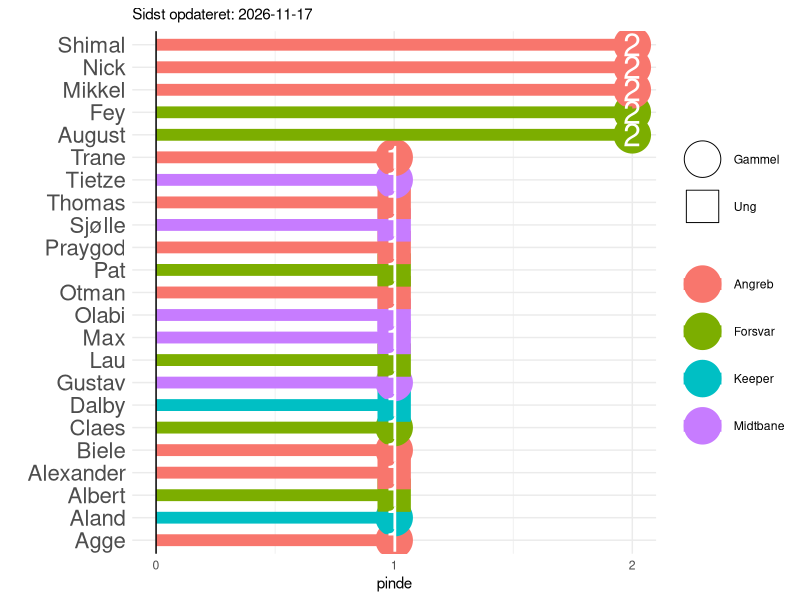

R code for this plot:
library(tidyr)
library(dplyr)
library(purrr)
library(ggplot2)
library(forcats)

sti_billeder <- "C:/Users/augus/Desktop/pindespil/Jelly/pindespil1908.github.io/assets/img/"

opdateret <- Sys.Date()

data <- tribble(
  ~spiller, ~alder, ~position, 
  
  "Dalby",      "Ung",         "Keeper",
  "Aland",      "Gammel",      "Keeper",
  "KC",         "Gammel",      "Keeper",
  "Konrad",     "Ung",         "Keeper",
  
  "Jogge",      "Gammel",      "Forsvar",
  "Kav",        "Gammel",      "Forsvar",
  "Claes",      "Gammel",      "Forsvar",
  "Lau",        "Ung",         "Forsvar",
  "Fey",        "Gammel",      "Forsvar",
  "August",     "Gammel",      "Forsvar",
  "Pat",        "Ung",         "Forsvar",
  "Albert",     "Ung",         "Forsvar",
  
  "Gustav",     "Gammel",      "Midtbane",
  "Max",        "Ung",         "Midtbane",
  "Tietze",     "Gammel",      "Midtbane",
  "Sjølle",     "Ung",         "Midtbane",
  "Olabi",      "Ung",         "Midtbane",
  
  "Praygod",    "Ung",         "Angreb",
  "Otman",      "Ung",         "Angreb",
  "Thomas",     "Ung",         "Angreb",
  "Alexander",  "Ung",         "Angreb",
  "Nick",       "Gammel",      "Angreb",
  "Haris",      "Ung",         "Angreb",
  "Agge",       "Gammel",      "Angreb",
  "Shimal",     "Gammel",      "Angreb",
  "Biele",      "Gammel",      "Angreb",
  "Mikkel",     "Gammel",      "Angreb",
  "Trane",      "Gammel",      "Angreb"
)

pinde <- tribble(
  ~id, ~dato, ~spiltype, ~trøjer, ~joker, 
  ~vindere, 
  ~tabere,
  
  1, "2025-01-21", "Interval", 1, 0, 
  c("August", "Pat", "Nick", "Mikkel", "Biele", "Max", "Aland", "Thomas", "Trane", "Albert", NA),
  c("Lau", "Fey", "Gustav", "Sjølle", "Alexander", "Agge", "Shimal", "Praygod", "Otman", "Olabi", "Dalby"),
  
  2, "2025-01-21", "Skud", 0, 0, 
  c("Lau", "Fey", "Gustav", "Sjølle", "Alexander", "Agge", "Shimal", "Praygod", "Otman", "Olabi", "Dalby"),
  c("August", "Pat", "Nick", "Mikkel", "Biele", "Max", "Aland", "Thomas", "Trane", "Albert", NA),
  
  3, "2025-01-23", "Interval", 0, 0, 
  c( "August", "Fey", "Shimal", "Nick", "Tietze", "Claes", "Mikkel", NA, NA),
  c("Lau", "Pat", "Albert", "Max", "Sjølle", "Olabi", "Praygod", "Otman", "Thomas")
)


funktion <- function(input) {
pinde <- pinde %>% 
  unnest(cols = c(vindere, tabere)) %>% 
  mutate(dato = as.Date(dato, tryFormats = c("%Y-%m-%d")))

forkert <- c(setdiff(pinde$tabere, data$spiller), setdiff(pinde$vindere, data$spiller)) %>% na.omit

if (length(forkert) > 0) {
  stop("idiot")
} else {
  message("godt")
}
pinde
}

pinde <- funktion(pinde)

png(filename = paste0(sti_billeder, "pinde_spiller.png"), width = 1000, height = 1200)
pinde %>% 
  filter(!is.na(vindere)) %>% 
  group_by(vindere) %>% 
  summarise(pinde = n()) %>% 
  left_join(data, by = c("vindere"="spiller")) %>% 
  arrange(desc(pinde)) %>% 
  ggplot(aes(fct_reorder(vindere, pinde), pinde))+ 
  geom_point(aes(shape = alder, fill = position, color=position), size =12)+
  geom_segment(aes(x = fct_reorder(vindere, pinde), xend = fct_reorder(vindere, pinde),
                   y = 0, yend = pinde, color = position),
               lwd = 4) +
  geom_text(aes(label = pinde), color = "white", size = 8) +
  scale_shape_manual(values = c(21, 22), name = " ") +
  geom_hline(yintercept = 0) +
  coord_flip() +  
  theme_minimal() + 
  scale_x_discrete(name = "")+
  scale_y_continuous(breaks = seq(0,2))+
  theme(legend.title = element_blank(),
        axis.text.y = element_text(size = 16)) +
  labs(subtitle= paste0("Sidst opdateret: ", opdateret))
dev.off()
  
